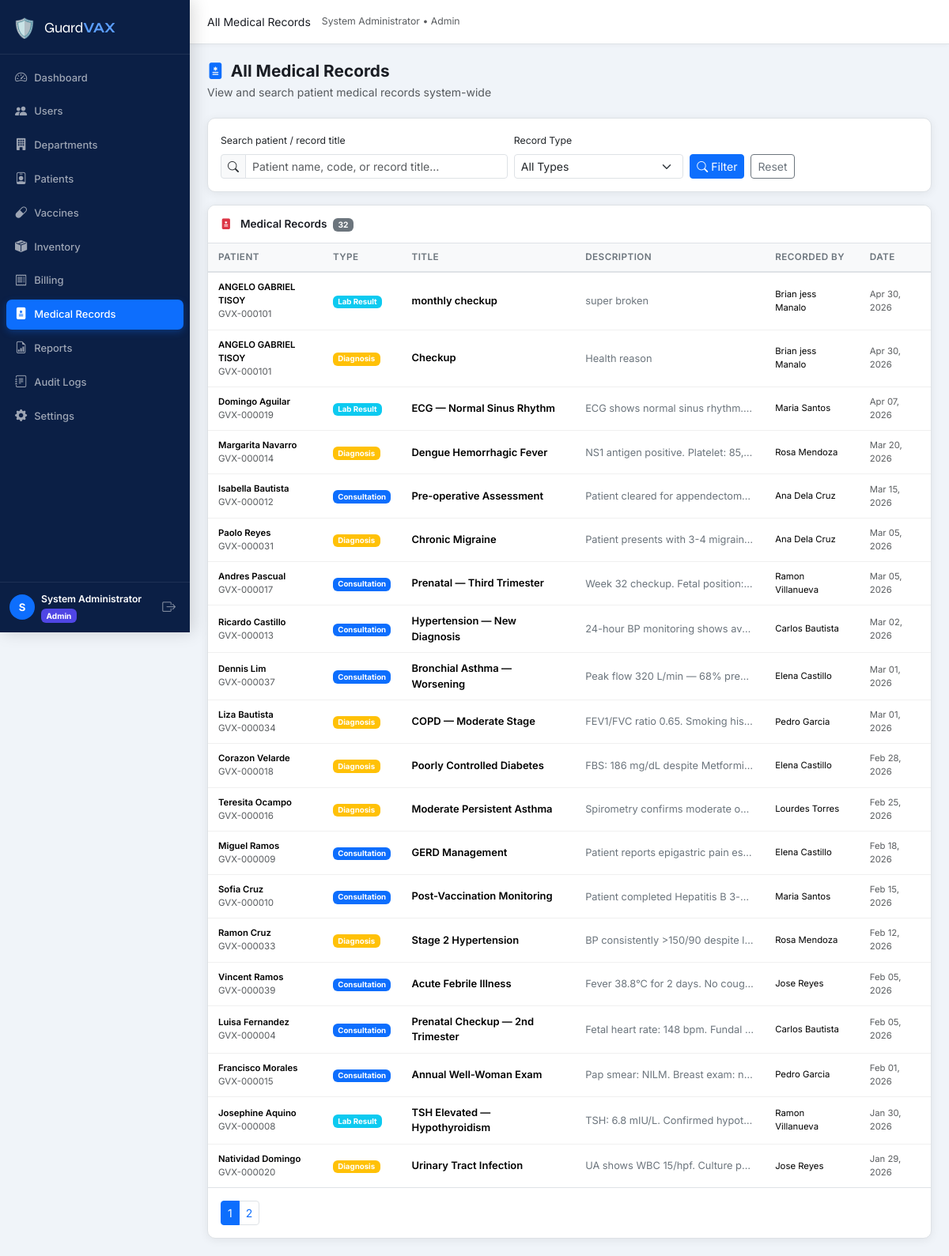
/admin/medical_records.php (signed in), run on the app's committed database.
### tables this page shows
CREATE TABLE `users` (
  `id` int(10) UNSIGNED NOT NULL,
  `name` varchar(150) NOT NULL,
  `email` varchar(150) NOT NULL,
  `password` varchar(255) NOT NULL,
  `role_id` int(10) UNSIGNED NOT NULL,
  `department_id` int(10) UNSIGNED DEFAULT NULL,
  `status` enum('active','inactive','pending') NOT NULL DEFAULT 'pending',
  `email_verified` tinyint(1) NOT NULL DEFAULT 0,
  `created_at` datetime NOT NULL DEFAULT current_timestamp(),
  `updated_at` datetime NOT NULL DEFAULT current_timestamp() ON UPDATE current_timestamp()
);

CREATE TABLE `roles` (
  `id` int(10) UNSIGNED NOT NULL,
  `name` varchar(50) NOT NULL,
  `label` varchar(100) NOT NULL
);

CREATE TABLE `medical_records` (
  `id` int(10) UNSIGNED NOT NULL,
  `patient_id` int(10) UNSIGNED NOT NULL,
  `record_type` enum('Consultation','Lab Result','Diagnosis','Prescription','Other') NOT NULL DEFAULT 'Consultation',
  `title` varchar(200) NOT NULL,
  `description` text NOT NULL,
  `recorded_by` int(10) UNSIGNED NOT NULL,
  `record_date` date NOT NULL,
  `attachment_path` varchar(255) DEFAULT NULL,
  `created_at` datetime NOT NULL DEFAULT current_timestamp()
);

CREATE TABLE `patients` (
  `id` int(10) UNSIGNED NOT NULL,
  `user_id` int(10) UNSIGNED NOT NULL,
  `patient_code` varchar(20) NOT NULL,
  `date_of_birth` date NOT NULL,
  `gender` enum('Male','Female','Other') NOT NULL,
  `blood_type` varchar(5) DEFAULT NULL,
  `address` text DEFAULT NULL,
  `phone` varchar(20) DEFAULT NULL,
  `emergency_contact_name` varchar(150) DEFAULT NULL,
  `emergency_contact_phone` varchar(20) DEFAULT NULL,
  `allergies` text DEFAULT NULL,
  `notes` text DEFAULT NULL,
  `registered_by` int(10) UNSIGNED DEFAULT NULL,
  `created_at` datetime NOT NULL DEFAULT current_timestamp(),
  `updated_at` datetime NOT NULL DEFAULT current_timestamp() ON UPDATE current_timestamp()
);

### config/db.php (called while the page is built, shortened)
<?php
function db(): PDO {
    static $pdo = null;
    if ($pdo === null) {
        $dsn = sprintf(
            'mysql:host=%s;port=%s;dbname=%s;charset=%s',
            DB_HOST, DB_PORT, DB_NAME, DB_CHARSET
        );
        $options = [
            PDO::ATTR_ERRMODE            => PDO::ERRMODE_EXCEPTION,
            PDO::ATTR_DEFAULT_FETCH_MODE => PDO::FETCH_ASSOC,
            PDO::ATTR_EMULATE_PREPARES   => false,
        ];
        try {
            $pdo = new PDO($dsn, DB_USER, DB_PASS, $options);
            $offset = (new DateTime())->format('P');
            $pdo->exec("SET time_zone='{$offset}'");
        } catch (PDOException $e) {
            die('<div style="padding:2rem;color:red;font-family:monospace">
                <strong>Database Connection Error:</strong> ' . htmlspecialchars($e->getMessage()) . '
            </div>');
        }
    }
    return $pdo;
}

### includes/functions.php (called while the page is built, shortened)
<?php
require_once __DIR__ . '/../config/db.php';
function isLoggedIn(): bool
{
    return isset($_SESSION['user_id']) && !empty($_SESSION['user_id']);
}
function getCurrentUser(): ?array
{
    $stmt = db()->prepare('SELECT u.*, r.name AS role_name FROM users u JOIN roles r ON r.id = u.role_id WHERE u.id = ?');
    $stmt->execute([$_SESSION['user_id']]);
    return $stmt->fetch() ?: null;
}
function sanitize(string $value): string
{
    return htmlspecialchars(trim($value), ENT_QUOTES, 'UTF-8');
}
function paginate(int $total, int $perPage, int $current): array
{
    $pages = (int) ceil($total / $perPage);
    return [
        'total'    => $total,
        'per_page' => $perPage,
        'current'  => $current,
        'pages'    => $pages,
        'offset'   => ($current - 1) * $perPage,
    ];
}
function formatDate(string $date, string $format = 'M d, Y'): string
{
    return $date ? date($format, strtotime($date)) : 'N/A';
}

### includes/auth.php (called while the page is built, shortened)
<?php
require_once __DIR__ . '/functions.php';
function guard(string ...$allowedRoles): array
{
    $user = getCurrentUser();
    return $user;
}

### admin/medical_records.php (the view, shortened to what this page needs)
<?php
require_once __DIR__ . '/../includes/auth.php';
require_once __DIR__ . '/../includes/layout.php';
$user = guard('admin');
$search    = sanitize($_GET['q'] ?? '');
$typeFilter = sanitize($_GET['type'] ?? '');
$page      = max(1, (int)($_GET['page'] ?? 1));
$perPage   = 20;
$where  = '1=1';
$params = [];
$countStmt = db()->prepare(
    "SELECT COUNT(*) FROM medical_records mr
     JOIN patients p ON p.id=mr.patient_id
     JOIN users u ON u.id=p.user_id
     WHERE {$where}"
);
$countStmt->execute($params);
$total = (int)$countStmt->fetchColumn();
$pager = paginate($total, $perPage, $page);
$stmt = db()->prepare(
    "SELECT mr.*, p.patient_code, u.name AS patient_name, rb.name AS recorded_by_name
     FROM medical_records mr
     JOIN patients p ON p.id=mr.patient_id
     JOIN users u ON u.id=p.user_id
     JOIN users rb ON rb.id=mr.recorded_by
     WHERE {$where}
     ORDER BY mr.record_date DESC, mr.id DESC
     LIMIT {$pager['per_page']} OFFSET {$pager['offset']}"
);
$stmt->execute($params);
$records = $stmt->fetchAll();
$typeColors  = ['Consultation'=>'primary','Lab Result'=>'info','Diagnosis'=>'warning','Prescription'=>'success','Other'=>'secondary'];
?>
<?php renderHead('Medical Records'); ?>
<?php renderNav($user); ?>
<?php renderPageHeader('All Medical Records', 'View and search patient medical records system-wide', 'file-medical-fill'); ?>
<div class="card card-gvx mb-3">
  <div class="card-body">
    <form class="row g-2 align-items-end" method="GET">
      <div class="col-md-5">
        <label class="form-label small">Search patient / record title</label>
        <div class="input-group input-group-sm">
          <span class="input-group-text"><i class="bi bi-search"></i></span>
          <input type="text" name="q" class="form-control" placeholder="Patient name, code, or record title…" value="<?= sanitize($search) ?>">
        </div>
      </div>
      <div class="col-md-3">
        <label class="form-label small">Record Type</label>
        <select name="type" class="form-select form-select-sm">
          <option value="">All Types</option>
        </select>
      </div>
      <div class="col-md-4 d-flex gap-2">
        <button type="submit" class="btn btn-sm btn-primary"><i class="bi bi-search me-1"></i>Filter</button>
        <a href="<?= SITE_URL ?>/admin/medical_records.php" class="btn btn-sm btn-outline-secondary">Reset</a>
      </div>
    </form>
  </div>
</div>
<div class="card card-gvx">
  <div class="card-header-gvx">
    <i class="bi bi-file-medical-fill me-2 text-danger"></i>
    Medical Records <span class="badge bg-secondary ms-1"><?= $total ?></span>
  </div>
  <div class="table-responsive">
    <table class="table table-gvx mb-0">
      <thead><tr>
        <th>Patient</th><th>Type</th><th>Title</th><th>Description</th><th>Recorded By</th><th>Date</th>
      </tr></thead>
      <tbody>
        <?php foreach ($records as $rec): ?>
        <tr>
          <td>
            <div class="fw-semibold small"><?= sanitize($rec['patient_name']) ?></div>
            <div class="text-muted" style="font-size:.72rem"><?= sanitize($rec['patient_code']) ?></div>
          </td>
          <td>
            <span class="badge bg-<?= $typeColors[$rec['record_type']] ?? 'secondary' ?>">
              <?= sanitize($rec['record_type']) ?>
            </span>
          </td>
          <td class="fw-semibold"><?= sanitize($rec['title']) ?></td>
          <td style="max-width:240px">
            <div style="overflow:hidden;text-overflow:ellipsis;white-space:nowrap;color:#6c757d;font-size:.8rem"
                 title="<?= sanitize($rec['description']) ?>">
              <?= sanitize($rec['description']) ?>
            </div>
          </td>
          <td class="small"><?= sanitize($rec['recorded_by_name']) ?></td>
          <td class="small text-muted"><?= formatDate($rec['record_date']) ?></td>
        </tr>
        <?php endforeach; ?>
      </tbody>
    </table>
  </div>
  <?php if ($pager['pages'] > 1): ?>
  <div class="card-body border-top">
    <nav><ul class="pagination pagination-sm mb-0">
      <?php for ($i=1;$i<=$pager['pages'];$i++): ?>
        <li class="page-item <?= $i===$page?'active':'' ?>">
          <a class="page-link" href="?page=<?=$i?>&q=<?=urlencode($search)?>&type=<?=urlencode($typeFilter)?>"><?=$i?></a>
        </li>
      <?php endfor; ?>
    </ul></nav>
  </div>
  <?php endif; ?>
</div>
<?php renderFooter(); ?>

### includes/layout.php (shortened to what this page needs)
<?php
function renderHead(string $title, array $extraCss = []): void
{
    $siteName = SITE_NAME;
    $siteUrl  = SITE_URL;
    echo <<<HTML
<!DOCTYPE html>
<html lang="en">
<head>
  <meta charset="UTF-8">
  <meta name="viewport" content="width=device-width, initial-scale=1.0">
  <title>{$title} — {$siteName}</title>
  <link rel="stylesheet" href="https://cdn.jsdelivr.net/npm/bootstrap@5.3.2/dist/css/bootstrap.min.css">
  <link rel="stylesheet" href="https://cdn.jsdelivr.net/npm/bootstrap-icons@1.11.3/font/bootstrap-icons.min.css">
  <link rel="preconnect" href="https://fonts.googleapis.com">
  <link href="https://fonts.googleapis.com/css2?family=Inter:wght@300;400;500;600;700&family=Syne:wght@700;800&display=swap" rel="stylesheet">
  <link rel="stylesheet" href="{$siteUrl}/assets/css/style.css">
HTML;
    echo "</head>\n<body>\n";
}
function renderNav(array $user): void
{
    $role    = $user['role_name'];
    $name    = htmlspecialchars($user['name']);
    $roleLabel = ucfirst($role);
    $siteUrl = SITE_URL;
    $current = $_SERVER['REQUEST_URI'];
    $links = '';
    foreach ($navLinks as $link) {
        $active = str_contains($current, $link['href']) ? 'active' : '';
        $links .= <<<HTML
        <li class="nav-item">
          <a class="nav-link {$active}" href="{$siteUrl}{$link['href']}">
            <i class="bi bi-{$link['icon']}"></i>
            <span>{$link['label']}</span>
          </a>
        </li>
HTML;
    }
    echo <<<HTML
<div class="gvx-wrapper">
<aside class="gvx-sidebar" id="gvxSidebar">
  <div class="sidebar-brand">
    <span class="brand-icon">🛡️</span>
    <span class="brand-name">Guard<strong>VAX</strong></span>
  </div>
  <nav class="sidebar-nav">
    <ul class="nav flex-column">
      {$links}
    </ul>
  </nav>
  <div class="sidebar-footer">
    <div class="user-pill">
      <div class="user-avatar">{$name[0]}</div>
      <div class="user-info">
        <div class="user-name">{$name}</div>
        <div class="user-role badge bg-role-{$role}">{$roleLabel}</div>
      </div>
    </div>
    <a href="{$siteUrl}/auth/logout.php" class="btn-logout" title="Logout">
      <i class="bi bi-box-arrow-right"></i>
    </a>
  </div>
</aside>
<main class="gvx-main">
  <header class="gvx-topbar">
    <button class="sidebar-toggle d-lg-none" onclick="document.getElementById('gvxSidebar').classList.toggle('show')">
      <i class="bi bi-list"></i>
    </button>
    <div class="topbar-title" id="pageTitle"></div>
    <div class="topbar-actions">
      <span class="text-muted small d-none d-md-block">{$name} &bull; {$roleLabel}</span>
    </div>
  </header>
  <div class="gvx-content">
HTML;
}
function renderFooter(): void
{
    $siteUrl = SITE_URL;
    echo <<<HTML
  </div>
</main>
</div>
<script src="https://cdn.jsdelivr.net/npm/bootstrap@5.3.2/dist/js/bootstrap.bundle.min.js"></script>
<script src="https://cdn.jsdelivr.net/npm/chart.js@4.4.0/dist/chart.umd.min.js"></script>
<script src="https://cdn.jsdelivr.net/npm/sweetalert2@11"></script>
<script src="{$siteUrl}/assets/js/main.js"></script>
</body>
</html>
HTML;
}
function renderPageHeader(string $title, string $subtitle = '', string $icon = 'clipboard2-pulse'): void
{
    echo <<<HTML
    <div class="page-header">
      <div>
        <h1 class="page-title"><i class="bi bi-{$icon}"></i> {$title}</h1>
        <p class="page-subtitle text-muted mb-0">{$subtitle}</p>
      </div>
    </div>
HTML;
}

### assets/css/style.css (style rules this page uses)
:root { --gvx-primary: #0d6efd; --gvx-primary-dark: #0a58ca; --gvx-sidebar-bg: #0b1f45; --gvx-sidebar-w: 240px; --gvx-topbar-h: 56px; --gvx-content-bg: #f0f4f9; --gvx-card-bg: #ffffff; --gvx-border: #dee2e6; --gvx-text: #1a1d24; --gvx-muted: #6c757d; --gvx-radius: 10px; --gvx-shadow: 0 2px 12px rgba(0,0,0,.07); --gvx-transition: .22s ease; }
*, *::before, *::after { box-sizing: border-box; }
body { font-family: 'Inter', system-ui, sans-serif; font-size: .875rem; color: var(--gvx-text); background: var(--gvx-content-bg); overflow-x: hidden; }
.gvx-wrapper { display: flex; min-height: 100vh; }
.gvx-sidebar { width: var(--gvx-sidebar-w); height: 100vh; background: var(--gvx-sidebar-bg); display: flex; flex-direction: column; position: fixed; top: 0; left: 0; z-index: 1050; transition: transform var(--gvx-transition); box-shadow: 4px 0 20px rgba(0,0,0,.15); overflow: hidden; }
.sidebar-brand { padding: 18px 16px 14px; display: flex; align-items: center; gap: 10px; border-bottom: 1px solid rgba(255,255,255,.08); flex-shrink: 0; }
.brand-icon { font-size: 1.5rem; }
.brand-name { font-family: 'Syne', sans-serif; font-size: 1.15rem; color: #fff; letter-spacing: -.3px; }
.brand-name strong { color: #5b9eff; }
.sidebar-nav { flex: 1; padding: 8px 0; overflow-y: auto; overflow-x: hidden; scrollbar-width: thin; scrollbar-color: rgba(255,255,255,.15) transparent; }
.sidebar-nav .nav-item { margin: 2px 8px; }
.sidebar-nav .nav-link { display: flex; align-items: center; gap: 9px; padding: 8px 11px; border-radius: 7px; color: rgba(255,255,255,.6); font-size: .81rem; font-weight: 500; transition: background var(--gvx-transition), color var(--gvx-transition); text-decoration: none; white-space: nowrap; }
.sidebar-nav .nav-link i { font-size: .95rem; flex-shrink: 0; }
.sidebar-nav .nav-link.active { background: var(--gvx-primary); color: #fff; box-shadow: 0 3px 10px rgba(13,110,253,.3); }
.sidebar-footer { padding: 12px 12px; border-top: 1px solid rgba(255,255,255,.08); display: flex; align-items: center; gap: 8px; flex-shrink: 0; background: var(--gvx-sidebar-bg); }
.user-pill { display: flex; align-items: center; gap: 8px; flex: 1; min-width: 0; }
.user-avatar { width: 32px; height: 32px; border-radius: 50%; background: var(--gvx-primary); color: #fff; font-size: .82rem; font-weight: 700; display: flex; align-items: center; justify-content: center; flex-shrink: 0; }
.user-info { min-width: 0; }
.user-name { color: #fff; font-size: .76rem; font-weight: 600; white-space: nowrap; overflow: hidden; text-overflow: ellipsis; }
.user-role { font-size: .63rem; }
.btn-logout { color: rgba(255,255,255,.5); font-size: 1.05rem; padding: 4px 6px; border-radius: 6px; transition: color .2s, background .2s; text-decoration: none; flex-shrink: 0; }
.gvx-main { flex: 1; margin-left: var(--gvx-sidebar-w); display: flex; flex-direction: column; min-height: 100vh; }
.gvx-topbar { height: var(--gvx-topbar-h); background: #fff; border-bottom: 1px solid var(--gvx-border); display: flex; align-items: center; padding: 0 22px; gap: 14px; position: sticky; top: 0; z-index: 100; box-shadow: 0 1px 6px rgba(0,0,0,.04); }
.gvx-content { padding: 22px; flex: 1; }
.page-header { display: flex; align-items: flex-start; justify-content: space-between; margin-bottom: 22px; }
.page-title { font-size: 1.3rem; font-weight: 700; color: var(--gvx-text); margin: 0 0 3px; display: flex; align-items: center; gap: 9px; }
.page-title i { color: var(--gvx-primary); }
.card-gvx { border: 1px solid var(--gvx-border); border-radius: var(--gvx-radius); box-shadow: var(--gvx-shadow); background: var(--gvx-card-bg); overflow: hidden; }
.card-header-gvx { padding: 13px 16px; background: #fff; border-bottom: 1px solid var(--gvx-border); font-weight: 600; font-size: .85rem; color: var(--gvx-text); }
.table-gvx { font-size: .81rem; }
.table-gvx thead th { background: #f8f9fa; color: var(--gvx-muted); font-weight: 600; font-size: .73rem; text-transform: uppercase; letter-spacing: .04em; padding: 9px 13px; border-bottom: 2px solid var(--gvx-border); white-space: nowrap; }
.table-gvx tbody td { padding: 10px 13px; vertical-align: middle; border-bottom: 1px solid #f0f0f0; }
.table-gvx tbody tr:last-child td { border-bottom: none; }
.bg-role-admin { background: #4f46e5 !important; }

### data on the page
users: name "S", name "System Administrator", role.name "Admin"
medical_records: users.name "ANGELO GABRIEL TISOY", patient.patient_code "GVX-000101", record_type "Lab Result", title "monthly checkup", description "super broken", recorded_by.name "Brian jess Manalo", record_date "Apr 30, 2026"
medical_records: users.name "ANGELO GABRIEL TISOY", patient.patient_code "GVX-000101", record_type "Diagnosis", title "Checkup", description "Health reason", recorded_by.name "Brian jess Manalo", record_date "Apr 30, 2026"
medical_records: users.name "Domingo Aguilar", patient.patient_code "GVX-000019", record_type "Lab Result", title "ECG — Normal Sinus Rhythm", description "ECG shows normal sinus rhythm.…", recorded_by.name "Maria Santos", record_date "Apr 07, 2026"
medical_records: users.name "Margarita Navarro", patient.patient_code "GVX-000014", record_type "Diagnosis", title "Dengue Hemorrhagic Fever", description "NS1 antigen positive. Platelet: 85,…", recorded_by.name "Rosa Mendoza", record_date "Mar 20, 2026"
medical_records: users.name "Isabella Bautista", patient.patient_code "GVX-000012", record_type "Consultation", title "Pre-operative Assessment", description "Patient cleared for appendectom…", recorded_by.name "Ana Dela Cruz", record_date "Mar 15, 2026"
medical_records: users.name "Paolo Reyes", patient.patient_code "GVX-000031", record_type "Diagnosis", title "Chronic Migraine", description "Patient presents with 3-4 migrain…", recorded_by.name "Ana Dela Cruz", record_date "Mar 05, 2026"
medical_records: users.name "Andres Pascual", patient.patient_code "GVX-000017", record_type "Consultation", title "Prenatal — Third Trimester", description "Week 32 checkup. Fetal position:…", recorded_by.name "Ramon Villanueva", record_date "Mar 05, 2026"
medical_records: users.name "Ricardo Castillo", patient.patient_code "GVX-000013", record_type "Consultation", title "Hypertension — New Diagnosis", description "24-hour BP monitoring shows av…", recorded_by.name "Carlos Bautista", record_date "Mar 02, 2026"
medical_records: users.name "Dennis Lim", patient.patient_code "GVX-000037", record_type "Consultation", title "Bronchial Asthma — Worsening", description "Peak flow 320 L/min — 68% pre…", recorded_by.name "Elena Castillo", record_date "Mar 01, 2026"
medical_records: users.name "Liza Bautista", patient.patient_code "GVX-000034", record_type "Diagnosis", title "COPD — Moderate Stage", description "FEV1/FVC ratio 0.65. Smoking his…", recorded_by.name "Pedro Garcia", record_date "Mar 01, 2026"
medical_records: users.name "Corazon Velarde", patient.patient_code "GVX-000018", record_type "Diagnosis", title "Poorly Controlled Diabetes", description "FBS: 186 mg/dL despite Metformi…", recorded_by.name "Elena Castillo", record_date "Feb 28, 2026"
medical_records: users.name "Teresita Ocampo", patient.patient_code "GVX-000016", record_type "Diagnosis", title "Moderate Persistent Asthma", description "Spirometry confirms moderate o…", recorded_by.name "Lourdes Torres", record_date "Feb 25, 2026"
medical_records: users.name "Miguel Ramos", patient.patient_code "GVX-000009", record_type "Consultation", title "GERD Management", description "Patient reports epigastric pain es…", recorded_by.name "Elena Castillo", record_date "Feb 18, 2026"
medical_records: users.name "Sofia Cruz", patient.patient_code "GVX-000010", record_type "Consultation", title "Post-Vaccination Monitoring", description "Patient completed Hepatitis B 3-…", recorded_by.name "Maria Santos", record_date "Feb 15, 2026"
medical_records: users.name "Ramon Cruz", patient.patient_code "GVX-000033", record_type "Diagnosis", title "Stage 2 Hypertension", description "BP consistently >150/90 despite l…", recorded_by.name "Rosa Mendoza", record_date "Feb 12, 2026"
medical_records: users.name "Vincent Ramos", patient.patient_code "GVX-000039", record_type "Consultation", title "Acute Febrile Illness", description "Fever 38.8°C for 2 days. No coug…", recorded_by.name "Jose Reyes", record_date "Feb 05, 2026"
medical_records: users.name "Luisa Fernandez", patient.patient_code "GVX-000004", record_type "Consultation", title "Prenatal Checkup — 2nd Trimester", description "Fetal heart rate: 148 bpm. Fundal…", recorded_by.name "Carlos Bautista", record_date "Feb 05, 2026"
medical_records: users.name "Francisco Morales", patient.patient_code "GVX-000015", record_type "Consultation", title "Annual Well-Woman Exam", description "Pap smear: NILM. Breast exam: n…", recorded_by.name "Pedro Garcia", record_date "Feb 01, 2026"
medical_records: users.name "Josephine Aquino", patient.patient_code "GVX-000008", record_type "Lab Result", title "TSH Elevated — Hypothyroidism", description "TSH: 6.8 mIU/L. Confirmed hypot…", recorded_by.name "Ramon Villanueva", record_date "Jan 30, 2026"
medical_records: users.name "Natividad Domingo", patient.patient_code "GVX-000020", record_type "Diagnosis", title "Urinary Tract Infection", description "UA shows WBC 15/hpf. Culture p…", recorded_by.name "Jose Reyes", record_date "Jan 29, 2026"

### other printed values
$link['label'] "Dashboard"
$link['label'] "Users"
$link['label'] "Departments"
$link['label'] "Patients"
$link['label'] "Vaccines"
$link['label'] "Inventory"
$link['label'] "Billing"
$link['label'] "Medical Records"
$link['label'] "Reports"
$link['label'] "Audit Logs"
$link['label'] "Settings"
$title "All Medical Records"
$subtitle "View and search patient medical records system-wide"
$total "32"
